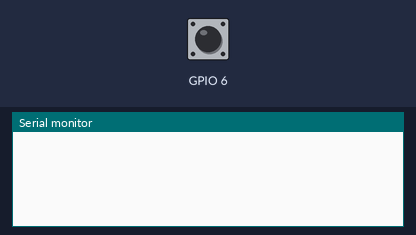
The sketch below on a simulated ESP8266 (NodeMCU). Shown: the last lines printed to the serial monitor. The test bench sets the inputs (shaded band); at power-on: GPIO 6 HIGH.

Above: at 1.2 s.
1.3 s: GPIO 6 pulled LOW for 0.15 s
At 2.6 s:
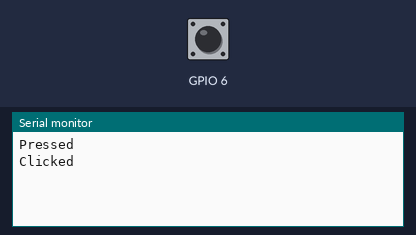
2.9 s: GPIO 6 pulsed LOW 2 times (0.12 s each, 0.3 s apart)
At 4.2 s:
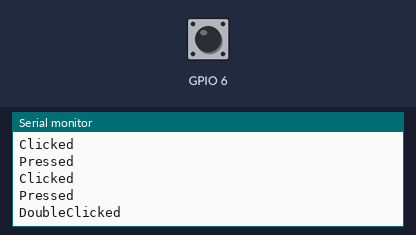

Measured:
- after the input at 1.3 s, the serial monitor: prints a new line at once (image 1)
- after the input at 2.9 s, the serial monitor: prints a new line after 0.44 s (image 2)

The sketch:

h185.ino
```cpp
/*
 * A demo sketch that uses the AceButton Library
 * (https://github.com/bxparks/AceButton) and the CapitiveSense Library
 * (https://github.com/PaulStoffregen/CapacitiveSensor) to detect touches and
 * clicks of a capacitive switch.
 *
 * Prompted by questions from Gaston Loos.
 *
 * ESP8266 and ESP32 requires the development version of
 * https://github.com/PaulStoffregen/CapacitiveSensor (directly from GitHub)
 * because the fixes for those boards have not been released as of 2019-08-11.
 *
 * This program cannot be compiled using
 * https://github.com/bxparks/EpoxyDuino because the external
 * CapacitiveSensor library cannot be compiled with it.
 *
 * Brian T. Park 2018
 */

#include <CapacitiveSensor.h>
#include <AceButton.h>
using namespace ace_button;

/**
 * A subclass of ButtonConfig that allows a CapacitiveSensor to emulate a
 * mechanical switch connected to a pull-up resistor on the input pin. A "touch"
 * sends a LOW signal, just like a mechnical switch.
 */
class CapacitiveConfig: public ButtonConfig {
  public:
    CapacitiveConfig(CapacitiveSensor& sensor):
      mSensor(sensor) {}

  protected:
    // Number of iterations to sample the capacitive switch. Higher number
    // provides better smoothing but increases the time taken for a single read.
    static const uint8_t kSamples = 30;

    // The threshold value which is considered to be a "touch" on the switch.
    static const long kTouchThreshold = 100;

    int readButton(uint8_t /*pin*/) override {
      long total =  mSensor.capacitiveSensor(kSamples);
      return (total > kTouchThreshold) ? LOW : HIGH;
    }

  private:
    CapacitiveSensor& mSensor;
};

// Timeout for a single read of the capacitive switch.
static const unsigned long TIMEOUT_MILLIS = 10;

// I used a 1M resistor between pins 4 (send) & metal plate, and a 1K resistor
// between the plate and pin 6 (receive). Try adjusting the
// CapacitiveConfig::kTouchThreshold value for other resistor values.
CapacitiveSensor capSensor(4, 6);

CapacitiveConfig buttonConfig(capSensor);
AceButton button(&buttonConfig);

void handleEvent(AceButton* /* button */, uint8_t eventType,
    uint8_t /* buttonState */) {
  switch (eventType) {
    case AceButton::kEventPressed:
      Serial.println(F("Pressed"));
      break;
    case AceButton::kEventClicked:
      Serial.println(F("Clicked"));
      break;
    case AceButton::kEventDoubleClicked:
      Serial.println(F("DoubleClicked"));
      break;
  }
}

void setup() {
  Serial.begin(115200);
  while (!Serial); // Leonardo/Micro

  // Set the timeout to 10 millisecond so that AceButton::check()
  // can have about 4-5 iterations during the 50 millisecond debouncing time.
  capSensor.set_CS_Timeout_Millis(TIMEOUT_MILLIS);

  // Configure the button using CapacitiveConfig.
  buttonConfig.setFeature(ButtonConfig::kFeatureClick);
  buttonConfig.setFeature(ButtonConfig::kFeatureDoubleClick);
  buttonConfig.setEventHandler(handleEvent);
}

void loop() {
  unsigned long start = millis();
  button.check();

  // check on performance in milliseconds
  unsigned long duration = millis() - start;
  if (duration > TIMEOUT_MILLIS) {
    Serial.print(F("duration: "));
    Serial.println(duration);
  }
}
```
